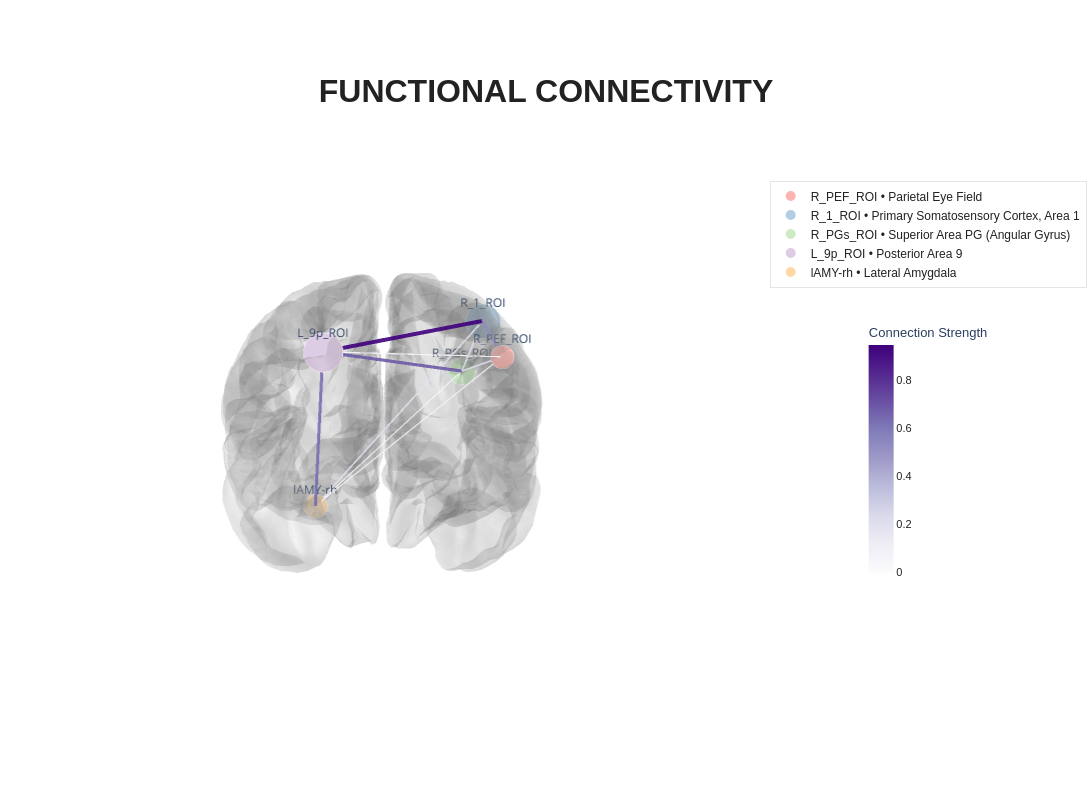

Here is the notebook cell this chart was saved with:
### Code cell
import numpy as np
from gt_map import plot_roi_3d_connectivity, GlasserTianParcellator

parc = GlasserTianParcellator()

# Example Matrix
dummy_matrix = np.random.rand(414, 414)

fig = plot_roi_3d_connectivity(
    indices=[10, 50, 150, 250, 380],
    matrix=dummy_matrix,
    parcellator=parc,
    edge_cmap='Purples',        
    node_cmap='Pastel1',     
    show_labels_on_map=True,  # See short names on map
    show_legend=True,         # See full names on legend
    show_colorbar=True,       # ← NEW: Set to False to hide colorbar
    top_n=10,
    title="FUNCTIONAL CONNECTIVITY",
)
fig.show()

### Figure 1 — Plotly figure (JSON) as saved in the notebook; plotly's stock layout.template omitted (floating-point values rounded to 4 significant figures; data arrays with more than 128 entries replaced by an {"elided": "..."} marker saying what was removed)
{"data": [{"color": "#f4f4f4", "hoverinfo": "skip", "i": {"elided": "40960 int values"}, "j": {"elided": "40960 int values"}, "k": {"elided": "40960 int values"}, "lighting": {"ambient": 0.4, "diffuse": 0.5, "fresnel": 0.2, "roughness": 0.8, "specular": 0.1}, "opacity": 0.15, "showlegend": false, "type": "mesh3d", "x": {"elided": "20484 float values"}, "y": {"elided": "20484 float values"}, "z": {"elided": "20484 float values"}}, {"hoverinfo": "skip", "line": {"color": "#faf9fc", "width": 2.095}, "mode": "lines", "opacity": 0.9, "showlegend": false, "type": "scatter3d", "x": [-40.59, 27.6], "y": [-73.85, -1.938], "z": [38.11, -21.49]}, {"hoverinfo": "skip", "line": {"color": "#f7f5fa", "width": 2.309}, "mode": "lines", "opacity": 0.9, "showlegend": false, "type": "scatter3d", "x": [-47.71, 20.03], "y": [0.1797, 47.55], "z": [38.81, 36.2]}, {"hoverinfo": "skip", "line": {"color": "#f5f4f9", "width": 2.396}, "mode": "lines", "opacity": 0.9, "showlegend": false, "type": "scatter3d", "x": [-47.71, 27.6], "y": [0.1797, -1.938], "z": [38.81, -21.49]}, {"hoverinfo": "skip", "line": {"color": "#e2e1ef", "width": 3.229}, "mode": "lines", "opacity": 0.9, "showlegend": false, "type": "scatter3d", "x": [-44.03, 27.6], "y": [-26.15, -1.938], "z": [57.11, -21.49]}, {"hoverinfo": "skip", "line": {"color": "#e0dfee", "width": 3.29}, "mode": "lines", "opacity": 0.9, "showlegend": false, "type": "scatter3d", "x": [-44.03, -40.59], "y": [-26.15, -73.85], "z": [57.11, 38.11]}, {"hoverinfo": "skip", "line": {"color": "#dadaeb", "width": 3.496}, "mode": "lines", "opacity": 0.9, "showlegend": false, "type": "scatter3d", "x": [-47.71, -40.59], "y": [0.1797, -73.85], "z": [38.81, 38.11]}, {"hoverinfo": "skip", "line": {"color": "#8f8cc1", "width": 5.355}, "mode": "lines", "opacity": 0.9, "showlegend": false, "type": "scatter3d", "x": [-47.71, -44.03], "y": [0.1797, -26.15], "z": [38.81, 57.11]}, {"hoverinfo": "skip", "line": {"color": "#776cb1", "width": 6.039}, "mode": "lines", "opacity": 0.9, "showlegend": false, "type": "scatter3d", "x": [20.03, 27.6], "y": [47.55, -1.938], "z": [36.2, -21.49]}, {"hoverinfo": "skip", "line": {"color": "#6f5ba8", "width": 6.336}, "mode": "lines", "opacity": 0.9, "showlegend": false, "type": "scatter3d", "x": [-40.59, 20.03], "y": [-73.85, 47.55], "z": [38.11, 36.2]}, {"hoverinfo": "skip", "line": {"color": "#3f007d", "width": 8}, "mode": "lines", "opacity": 0.9, "showlegend": false, "type": "scatter3d", "x": [-44.03, 20.03], "y": [-26.15, 47.55], "z": [57.11, 36.2]}, {"marker": {"cmax": 0.9496, "cmin": 0, "colorbar": {"len": 0.4, "orientation": "v", "outlinewidth": 0, "thickness": 25, "tickfont": {"color": "#222222", "family": "Helvetica, Arial, sans-serif", "size": 11}, "title": {"side": "top", "text": "Connection Strength"}, "x": 0.85, "xanchor": "center", "y": 0.25, "yanchor": "bottom"}, "colorscale": [[0, "rgb(252,251,253)"], [0.125, "rgb(239,237,245)"], [0.25, "rgb(218,218,235)"], [0.375, "rgb(188,189,220)"], [0.5, "rgb(158,154,200)"], [0.625, "rgb(128,125,186)"], [0.75, "rgb(106,81,163)"], [0.875, "rgb(84,39,143)"], [1, "rgb(63,0,125)"]], "showscale": true}, "mode": "markers", "showlegend": false, "type": "scatter3d", "x": [null], "y": [null], "z": [null]}, {"hoverinfo": "text", "hovertext": "Parietal Eye Field<br>Degree: 0.88", "marker": {"color": "rgb(251,180,174)", "line": {"color": "white", "width": 2}, "size": 13.68}, "mode": "markers+text", "name": "R_PEF_ROI • Parietal Eye Field", "showlegend": true, "text": ["R_PEF_ROI"], "textposition": "top center", "type": "scatter3d", "x": [-47.71], "y": [0.1797], "z": [38.81]}, {"hoverinfo": "text", "hovertext": "Primary Somatosensory Cortex, Area 1<br>Degree: 1.88", "marker": {"color": "rgb(179,205,227)", "line": {"color": "white", "width": 2}, "size": 20.13}, "mode": "markers+text", "name": "R_1_ROI • Primary Somatosensory Cortex, Area 1", "showlegend": true, "text": ["R_1_ROI"], "textposition": "top center", "type": "scatter3d", "x": [-44.03], "y": [-26.15], "z": [57.11]}, {"hoverinfo": "text", "hovertext": "Superior Area PG (Angular Gyrus)<br>Degree: 1.14", "marker": {"color": "rgb(204,235,197)", "line": {"color": "white", "width": 2}, "size": 15.37}, "mode": "markers+text", "name": "R_PGs_ROI • Superior Area PG (Angular Gyrus)", "showlegend": true, "text": ["R_PGs_ROI"], "textposition": "top center", "type": "scatter3d", "x": [-40.59], "y": [-73.85], "z": [38.11]}, {"hoverinfo": "text", "hovertext": "Posterior Area 9<br>Degree: 2.32", "marker": {"color": "rgb(222,203,228)", "line": {"color": "white", "width": 2}, "size": 23}, "mode": "markers+text", "name": "L_9p_ROI • Posterior Area 9", "showlegend": true, "text": ["L_9p_ROI"], "textposition": "top center", "type": "scatter3d", "x": [20.03], "y": [47.55], "z": [36.2]}, {"hoverinfo": "text", "hovertext": "Lateral Amygdala<br>Degree: 0.91", "marker": {"color": "rgb(254,217,166)", "line": {"color": "white", "width": 2}, "size": 13.88}, "mode": "markers+text", "name": "lAMY-rh • Lateral Amygdala", "showlegend": true, "text": ["lAMY-rh"], "textposition": "top center", "type": "scatter3d", "x": [27.6], "y": [-1.938], "z": [-21.49]}], "layout": {"height": 800, "legend": {"bgcolor": "rgba(255,255,255,0.5)", "bordercolor": "#e5e5e5", "borderwidth": 1, "font": {"color": "#222222", "family": "Helvetica, Arial, sans-serif", "size": 12}, "itemsizing": "constant", "tracegroupgap": 5, "x": 0.85, "xanchor": "center", "y": 0.85, "yanchor": "top"}, "margin": {"b": 50, "l": 0, "r": 0, "t": 80}, "paper_bgcolor": "rgba(255,255,255,1)", "scene": {"bgcolor": "rgba(255,255,255,1)", "camera": {"eye": {"x": 0, "y": 1.8, "z": 0}, "up": {"x": 0, "y": 0, "z": 1}}, "domain": {"x": [0, 0.7], "y": [0.1, 0.9]}, "xaxis": {"visible": false}, "yaxis": {"visible": false}, "zaxis": {"visible": false}}, "title": {"font": {"color": "#222222", "family": "Helvetica, Arial, sans-serif", "size": 32}, "text": "<b>FUNCTIONAL CONNECTIVITY</b>", "x": 0.5, "xanchor": "center", "y": 0.9}, "width": 1200}}
